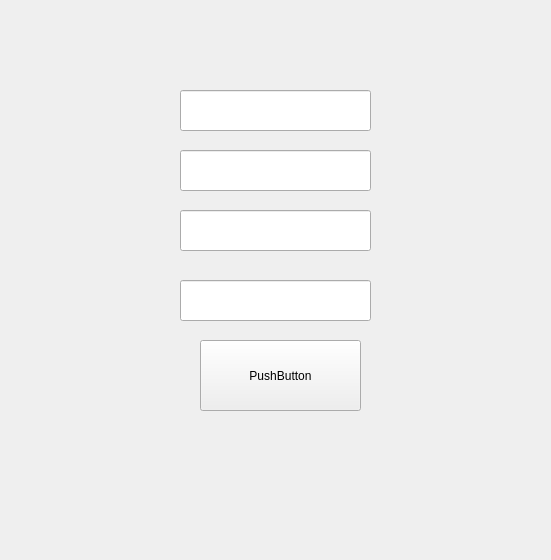
<?xml version="1.0" encoding="UTF-8"?>
<ui version="4.0">
 <class>UserRegister</class>
 <widget class="QWidget" name="UserRegister">
  <property name="geometry">
   <rect>
    <x>0</x>
    <y>0</y>
    <width>551</width>
    <height>560</height>
   </rect>
  </property>
  <property name="windowTitle">
   <string>Form</string>
  </property>
  <widget class="QPushButton" name="btnRegister">
   <property name="geometry">
    <rect>
     <x>200</x>
     <y>340</y>
     <width>161</width>
     <height>71</height>
    </rect>
   </property>
   <property name="text">
    <string>PushButton</string>
   </property>
  </widget>
  <widget class="QLineEdit" name="lERgNickName">
   <property name="geometry">
    <rect>
     <x>180</x>
     <y>150</y>
     <width>191</width>
     <height>41</height>
    </rect>
   </property>
  </widget>
  <widget class="QLineEdit" name="lERgPassword2">
   <property name="geometry">
    <rect>
     <x>180</x>
     <y>210</y>
     <width>191</width>
     <height>41</height>
    </rect>
   </property>
  </widget>
  <widget class="QLineEdit" name="lERgPassword1">
   <property name="geometry">
    <rect>
     <x>180</x>
     <y>280</y>
     <width>191</width>
     <height>41</height>
    </rect>
   </property>
  </widget>
  <widget class="QLineEdit" name="lERgUserName">
   <property name="geometry">
    <rect>
     <x>180</x>
     <y>90</y>
     <width>191</width>
     <height>41</height>
    </rect>
   </property>
  </widget>
 </widget>
 <resources/>
 <connections/>
</ui>
